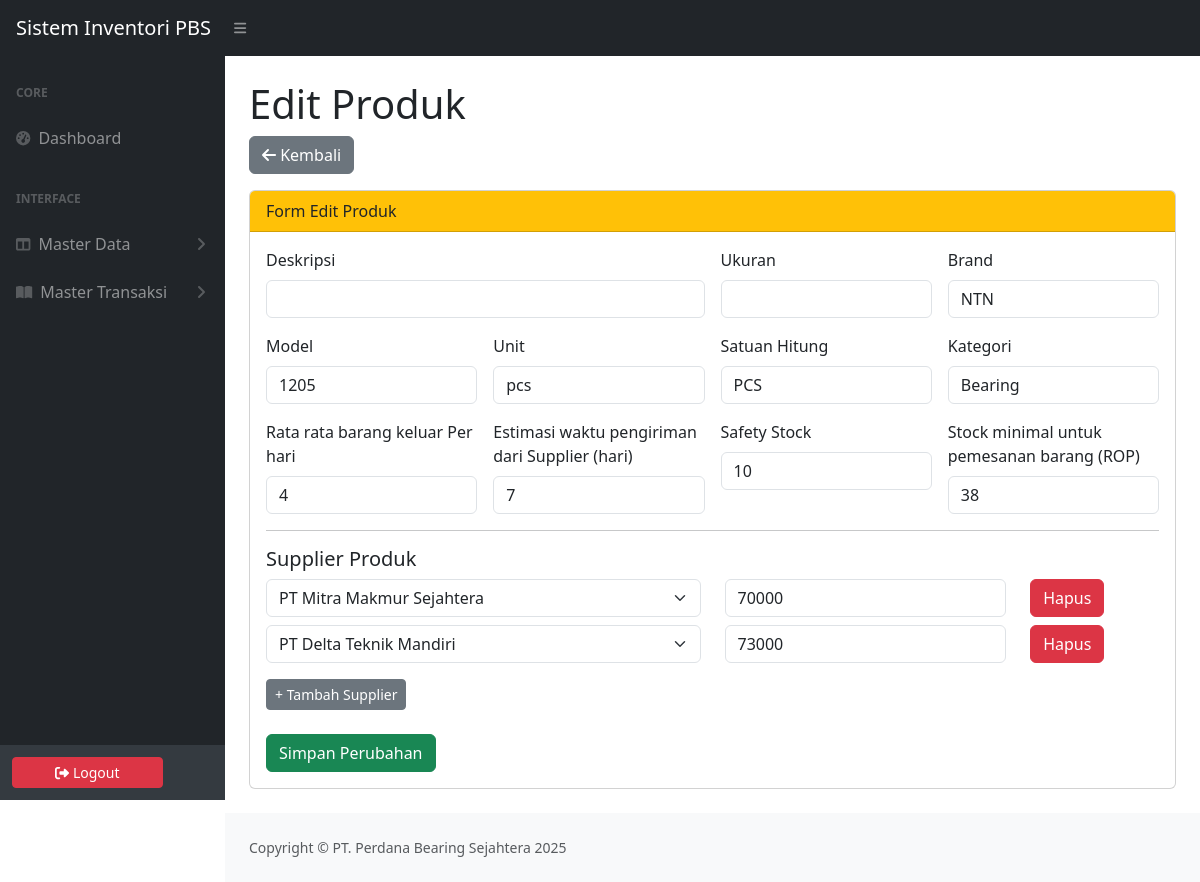
/productedit.php?id=21 (signed in), run on the app's committed database.
### tables this page shows
CREATE TABLE `product` (
  `product_id` int(11) NOT NULL,
  `brand_id` int(11) DEFAULT NULL,
  `model_id` int(11) DEFAULT NULL,
  `unit_id` int(11) DEFAULT NULL,
  `category_id` int(11) DEFAULT NULL,
  `name` varchar(150) NOT NULL,
  `desc` varchar(255) DEFAULT NULL,
  `ukuran` varchar(100) DEFAULT NULL,
  `status` tinyint(1) NOT NULL DEFAULT 1,
  `safety_stock` int(11) NOT NULL DEFAULT 0,
  `lead_time_days` int(11) NOT NULL DEFAULT 1,
  `avg_daily_usage` int(11) NOT NULL DEFAULT 0,
  `reorder_point` int(11) NOT NULL DEFAULT 0
);

### productedit.php (the view, shortened to what this page needs)
<!DOCTYPE html>
<?php
include "include/config.php";
$idProduk = (int)($_GET['id'] ?? 0);
$qProduk = "
  SELECT p.*,
         b.brand_name, m.model_name, c.category_name,
         u.unit_name, u.satuan_hitung
  FROM product p
  LEFT JOIN brand b ON p.brand_id=b.brand_id
  LEFT JOIN model m ON p.model_id=m.model_id
  LEFT JOIN category c ON p.category_id=c.category_id
  LEFT JOIN unit u ON p.unit_id=u.unit_id
  WHERE p.product_id=$idProduk
  LIMIT 1";
$rProduk = mysqli_query($connection,$qProduk) or die(mysqli_error($connection));
$dProduk = mysqli_fetch_assoc($rProduk);
$resBrand = mysqli_query($connection,"SELECT brand_id, brand_name FROM brand ORDER BY brand_name");
$resModel = mysqli_query($connection,"SELECT model_id, model_name FROM model ORDER BY model_name");
$resUnit  = mysqli_query($connection,"SELECT unit_id, unit_name, satuan_hitung FROM unit ORDER BY unit_name");
$resCat   = mysqli_query($connection,"SELECT category_id, category_name FROM category ORDER BY category_name");
$resSupp  = mysqli_query($connection,"SELECT supplier_id, namasupplier FROM supplier WHERE status=1 ORDER BY namasupplier");
$suppliers = [];
$supplierOptionsHtml = "";
while($s = mysqli_fetch_assoc($resSupp)){
  $sid = (int)$s['supplier_id'];
  $snm = htmlspecialchars($s['namasupplier'], ENT_QUOTES);
  $suppliers[] = ['supplier_id'=>$sid,'namasupplier'=>$snm];
  $supplierOptionsHtml .= "<option value=\"{$sid}\">{$snm}</option>";
}
$resSuppProd = mysqli_query($connection,"
  SELECT sp.supplier_id, s.namasupplier, sp.price
  FROM supplier_product sp
  LEFT JOIN supplier s ON sp.supplier_id=s.supplier_id
  WHERE sp.product_id=$idProduk
");
$listSupp = [];
while($r=mysqli_fetch_assoc($resSuppProd)){
  $listSupp[]=[
    'supplier_id'=>(int)$r['supplier_id'],
    'namasupplier'=>htmlspecialchars($r['namasupplier'] ?? '', ENT_QUOTES),
    'price'=>(float)$r['price']
  ];
}
?>
<html lang="id">
<head>
<link href="css/styles.css" rel="stylesheet"/>
<link href="https://cdn.jsdelivr.net/npm/bootstrap@5.3.3/dist/css/bootstrap.min.css" rel="stylesheet"/>
<link href="https://cdn.jsdelivr.net/npm/tom-select/dist/css/tom-select.bootstrap5.min.css" rel="stylesheet"/>
</head>
<body class="sb-nav-fixed">
<?php include "include/navbar.php"; ?>
<div id="layoutSidenav">
<?php include "include/menu.php"; ?>
<div id="layoutSidenav_content">
<main class="container-fluid px-4">
  <h1 class="mt-4">Edit Produk</h1>
  <a href="product.php" class="btn btn-secondary mb-3"><i class="fa fa-arrow-left"></i> Kembali</a>
  <div class="card mb-4">
    <div class="card-header bg-warning">Form Edit Produk</div>
    <div class="card-body">
      <form method="POST">
        <div class="row g-3">
                <div class="col-md-6">
            <label class="form-label">Deskripsi</label>
            <input name="product_desc" class="form-control" value="<?= htmlspecialchars($dProduk['desc'] ?? '') ?>">
          </div>
          <div class="col-md-3">
            <label class="form-label">Ukuran</label>
            <input name="product_size" class="form-control" value="<?= htmlspecialchars($dProduk['ukuran'] ?? '') ?>">
          </div>
          <div class="col-md-3">
            <label class="form-label">Brand</label>
            <select name="brand_name" id="brandSelect" class="form-control">
              <?php while($b=mysqli_fetch_assoc($resBrand)): ?>
                <?php $bn = $b['brand_name']; ?>
                <option value="<?= htmlspecialchars($bn) ?>" <?= ($bn === ($dProduk['brand_name'] ?? ''))?'selected':'' ?>>
                  <?= htmlspecialchars($bn) ?>
                </option>
              <?php endwhile; ?>
            </select>
          </div>
          <div class="col-md-3">
            <label class="form-label">Model</label>
            <select name="model_name" id="modelSelect" class="form-control">
              <?php while($m=mysqli_fetch_assoc($resModel)): ?>
                <?php $mn = $m['model_name']; ?>
                <option value="<?= htmlspecialchars($mn) ?>" <?= ($mn === ($dProduk['model_name'] ?? ''))?'selected':'' ?>>
                  <?= htmlspecialchars($mn) ?>
                </option>
              <?php endwhile; ?>
            </select>
          </div>
          <div class="col-md-3">
            <label class="form-label">Unit</label>
            <select name="unit_name" id="unitNameSelect" class="form-control">
              <?php while($u=mysqli_fetch_assoc($resUnit)): ?>
                <?php $un = $u['unit_name']; ?>
                <option value="<?= htmlspecialchars($un) ?>" <?= ($un === ($dProduk['unit_name'] ?? ''))?'selected':'' ?>>
                  <?= htmlspecialchars($un) ?>
                </option>
              <?php endwhile; ?>
            </select>
          </div>
          <div class="col-md-3">
            <label class="form-label">Satuan Hitung</label>
            <select name="satuan_hitung" id="unitTypeSelect" class="form-control">
              <?php
                $opt=["pcs","box","set","roll","pack"];
                $curType = $dProduk['satuan_hitung'] ?? '';
                foreach($opt as $o){
                  $sel = ($o === $curType) ? 'selected' : '';
                  echo "<option value=\"$o\" $sel>".strtoupper($o)."</option>";
                }
              ?>
            </select>
          </div>
          <div class="col-md-3">
            <label class="form-label">Kategori</label>
            <select name="category_name" id="categorySelect" class="form-control">
              <?php while($c=mysqli_fetch_assoc($resCat)): ?>
                <?php $cn = $c['category_name']; ?>
                <option value="<?= htmlspecialchars($cn) ?>" <?= ($cn === ($dProduk['category_name'] ?? ''))?'selected':'' ?>>
                  <?= htmlspecialchars($cn) ?>
                </option>
              <?php endwhile; ?>
            </select>
          </div>
          <div class="col-md-3">
  <label class="form-label">Rata rata barang keluar Per hari</label>
  <input type="number" class="form-control"
         id="avg_daily_usage"
         name="avg_daily_usage"
         value="<?php echo (int)($dProduk['avg_daily_usage'] ?? 0); ?>"
         required>
</div>
<div class="col-md-3">
  <label class="form-label">Estimasi waktu pengiriman dari Supplier (hari)</label>
  <input type="number" class="form-control"
         id="lead_time_days"
         name="lead_time_days"
         value="<?php echo (int)($dProduk['lead_time_days'] ?? 1); ?>"
         required>
</div>
<div class="col-md-3">
  <label class="form-label">Safety Stock</label>
  <input type="number" class="form-control"
         id="safety_stock"
         name="safety_stock"
         value="<?php echo (int)($dProduk['safety_stock'] ?? 0); ?>"
         required>
</div>
<div class="col-md-3">
  <label class="form-label">Stock minimal untuk pemesanan barang (ROP)</label>
  <input type="number" class="form-control"
         id="reorder_point"
         name="reorder_point"
         value="<?php echo (int)($dProduk['reorder_point'] ?? 0); ?>"
         readonly>
</div>
        </div>
        <hr><h5>Supplier Produk</h5>
        <div id="supplierContainer">
          <?php if(empty($listSupp)): ?>
            <div class="row supplier-row mb-2">
              <div class="col-md-6">
                <select name="supplier_id[]" class="form-select supplier-select">
                  <option value="">-- Pilih Supplier --</option>
                  <?= $supplierOptionsHtml ?>
                </select>
              </div>
              <div class="col-md-4">
                <input type="number" name="harga[]" class="form-control" placeholder="Harga (Rp)" min="1">
              </div>
              <div class="col-md-2">
                <button type="button" class="btn btn-danger removeSupplier">Hapus</button>
              </div>
            </div>
          <?php else: ?>
            <?php foreach($listSupp as $r): ?>
              <div class="row supplier-row mb-2">
                <div class="col-md-6">
                  <select name="supplier_id[]" class="form-select supplier-select">
                    <?php foreach($suppliers as $s): ?>
                      <option value="<?= (int)$s['supplier_id'] ?>" <?= ((int)$s['supplier_id']===(int)$r['supplier_id'])?'selected':'' ?>>
                        <?= $s['namasupplier'] ?>
                      </option>
                    <?php endforeach; ?>
                  </select>
                </div>
                <div class="col-md-4">
                  <input type="number" name="harga[]" class="form-control" value="<?= htmlspecialchars($r['price']) ?>" min="1">
                </div>
                <div class="col-md-2">
                  <button type="button" class="btn btn-danger removeSupplier">Hapus</button>
                </div>
              </div>
            <?php endforeach; ?>
          <?php endif; ?>
        </div>
        <button type="button" id="addSupplier" class="btn btn-sm btn-secondary mt-2">+ Tambah Supplier</button>
        <div class="mt-4">
          <button type="submit" name="btnUpdate" class="btn btn-success">Simpan Perubahan</button>
        </div>
      </form>
    </div>
  </div>
</main>
   <?php include "include/footer.php"; ?>
</div>
</div>
</body>
</html>

### data on the page
product: avg_daily_usage "4", lead_time_days "7", safety_stock "10", reorder_point "38"

### other printed values
form field brand_name "NTN"
form field model_name "1205"
form field unit_name "pcs"
form field satuan_hitung "PCS"
form field category_name "Bearing"
form field value "PT Mitra Makmur Sejahtera"
form field value "PT Delta Teknik Mandiri"
